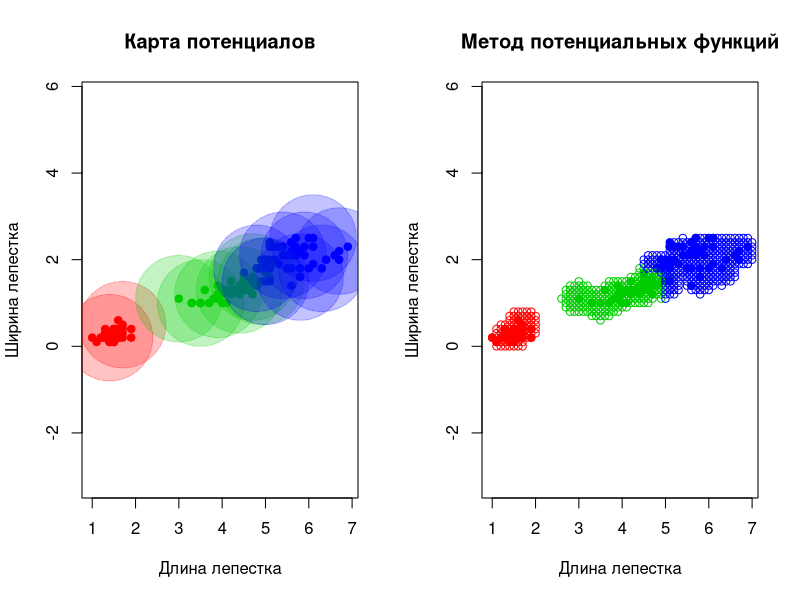

Reproduce this figure in R.
require("plotrix")

euclide <- function(u, v) sqrt(sum((u-v)^2)) # Евклидова метрика

core.E <- function(r) (3/4)*(1-r^2)*(abs(r) <= 1) # Ядро Епанечникова
core.Q <- function(r) (15/16)*((1 - r^2)^2)*(abs(r) <= 1) # Квартическое ядро
core.T <- function(r) (1 - abs(r))*(abs(r) <= 1) # Треугольное ядро
core.G <- function(r) (2*pi)^(-0.5)*exp(-0.5*(r^2)) # Гауссовское ядро
core.P <- function(r) (0.5)*(abs(r) <= 1) # Прямоугольное ядро

getNewSetByPotentials <- function(xl, potentials, res) {
  # Получить новый массив со значениями, соответствующими ненулевым значениям потенциалов
  if(!is.null(ncol(res))) return (res[as.numeric(rownames(xl[which(potentials != 0),])), ]) # Если не вектор
  return (res[as.numeric(rownames(xl[which(potentials != 0),]))]) # Если вектор
}

getDistances <- function(xl, z, metricFunction = euclide) {
  # Посчитать расстояния от объекта z до каждого объекта выборки
  l <- nrow(xl)
  n <- ncol(xl)
  distances <- rep(0, l)
  for (i in 1:l) 
    distances[i] <- metricFunction(xl[i, 1:(n-1)], z)
  return (distances)
}

getHWidth <- function(xl) {
  # Задать ширину окна для каждого объекта выборки
  l <- nrow(xl)
  h <- rep(0, l)
  for(i in 1:l) { 
    h[i] <- 0.4 # ширину окна задаём как 0.4, так это значение является оптимальным
  }
  return (h)
}

getPotentials <- function(xl, h, eps, type_core)
{
  l <- nrow(xl) # строки
  n <- ncol(xl) # столбцы (размерность)
  potentials <- rep(0, l)
  distances_to_points <- matrix(0, l, l)
  err <- eps + 1 # будем считать количество ошибок на выборке 
  # err = (eps + 1) для предотвращения раннего выхода из цикла
  # матрица дистанций до других точек выборки
  for (i in 1:l)
    distances_to_points[i,] <- getDistances(xl, c(xl[i, 1], xl[i, 2])) 
  # xl - выборка, xl[i] - текущая точка и её координата
  while(err > eps){
    while (TRUE) {
      # Продолжаем, пока не встретим ошибочное определение к классу
      cur <- sample(1:l, 1) # выбираем случайную точку из выборки
      class <- potentialFunction(distances_to_points[cur, ], potentials, h, xl, type_core)
      
      if (class != xl[cur, n]) { # если не соответсвует классу
        potentials[cur] = potentials[cur] + 1 # увеличиваем потенциал
        break
      } #if
    } #while(true)
    
    # считаем количество ошибок
    err <- 0
    for (i in 1:l) {
      class <- potentialFunction(distances_to_points[i, ], potentials, h, xl, type_core)
      err <- err + (class != xl[i, n])
    }
  }
  return (potentials)
}

potentialFunction <- function(distances, potentials, h, xl, type_core) {
  l <- nrow(xl)
  n <- ncol(xl)
  classes <- xl[, n]
  weights <- table(classes) # Таблица для весов классов
  weights[1:length(weights)] <- 0 # По умолчанию все веса равны нулю
  for (i in 1:l) { # Для каждого объекта выборки
    class <- xl[i, n] # Берется его класс
    r <- distances[i] / h[i]
    weights[class] <- weights[class] + potentials[i] * type_core(r) # Считается его вес, и прибавляется к общему ввесу его класса
  }
  if (max(weights) != 0) return (names(which.max(weights))) # Если есть веса больше нуля, то вернуть класс с наибольшим весом
  return (0) # Если точка не проклассифицировалась вернуть 0
}

ClassMap <- function(xl, h, potentials, type_core) {
  # Проклассифицируем объекты на основе обучающей выборки, и запишем их в матрицу
  ox <- seq(0, 7, 0.1)
  oy <- seq(0, 2.5, 0.1)
  classMatrix <- matrix(NA, length(ox)*length(oy), ncol(xl))
  cnt <- 1
  for (i in ox)
    for (j in oy) {
      z <- c(i, j)
      distances <- getDistances(xl, z)
      class <- potentialFunction(distances, potentials, h, xl, type_core)
      if (class != 0) {
        classMatrix[cnt, ] <- c(z[1], z[2], class)
        cnt <- cnt + 1
      }
    }
  return (classMatrix)
}

drawPlots <- function(xl, classMatrix, potentials, h) {
  l <- nrow(xl)
  n <- ncol(xl)
  colors <- c("setosa" = "red", "versicolor" = "green3", "virginica" = "blue")
  
  # Полупрозрачные цвета для потенциалов
  transp_red <- col2rgb("red")
  transp_red <- rgb(transp_red[1], transp_red[2], transp_red[3], alpha = 60, max = 255)
  transp_green <- col2rgb("green3")
  transp_green <- rgb(transp_green[1], transp_green[2], transp_green[3], alpha = 60, max = 255)
  transp_blue <- col2rgb("blue")
  transp_blue <- rgb(transp_blue[1], transp_blue[2], transp_blue[3], alpha = 60, max = 255)
  transp_colors <- c("setosa" = transp_red, "versicolor" = transp_green, "virginica" = transp_blue)
  
  par(mfrow=c(1,2))
  # Карта потенциалов
  plot(xl[, 1:(n-1)], pch = 21, bg = colors[xl[,n]], col = colors[xl[,n]], main = "Карта потенциалов", xlab = "Длина лепестка", ylab = "Ширина лепестка", asp = 1)
  for (i in 1:l)
    if (potentials[i] != 0)
      draw.circle(xl[i, 1], xl[i, 2], radius = potentials[i], border = transp_colors[xl[i, n]], col = transp_colors[xl[i, n]])
  # Карта классификации
  plot(xl[, 1:(n-1)], pch = 21, bg = colors[xl[,n]], col = colors[xl[,n]], main = "Метод потенциальных функций", xlab = "Длина лепестка", ylab = "Ширина лепестка", asp = 1)
  points(classMatrix[, 1:(n-1)], pch = 1, col = colors[classMatrix[, n]])
}

main <- function(type_core) {
  xl <- iris[, 3:5]
  h <- getHWidth(xl)
  potentials <- getPotentials(xl, h, 5, type_core)
  
  new_xl <- getNewSetByPotentials(xl, potentials, xl) # новая выборка с теми элементами, у которых потенциалы ненулевые
  new_h <- getNewSetByPotentials(xl, potentials, h) # Соответствующий вектор с ширинами окон этих элементов
  new_potentials <- getNewSetByPotentials(xl, potentials, potentials) # Соответствующие ненулевые потенциалы
  
  classMatrix <- ClassMap(new_xl, new_h, new_potentials, type_core)
  drawPlots(xl, classMatrix, potentials, h)
}

main(core.T)